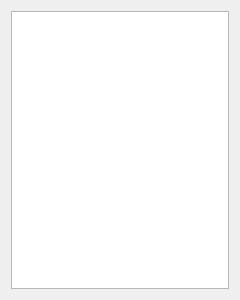
<?xml version="1.0" encoding="UTF-8"?>
<ui version="4.0">
 <class>CInboxCWidgetClass</class>
 <widget class="QWidget" name="CInboxCWidgetClass">
  <property name="geometry">
   <rect>
    <x>0</x>
    <y>0</y>
    <width>240</width>
    <height>300</height>
   </rect>
  </property>
  <property name="windowTitle">
   <string>CInboxCWidget</string>
  </property>
  <layout class="QGridLayout" name="gridLayout">
   <item row="0" column="0">
    <widget class="QListWidget" name="listWidget"/>
   </item>
  </layout>
 </widget>
 <layoutdefault spacing="6" margin="11"/>
 <resources/>
 <connections/>
</ui>
